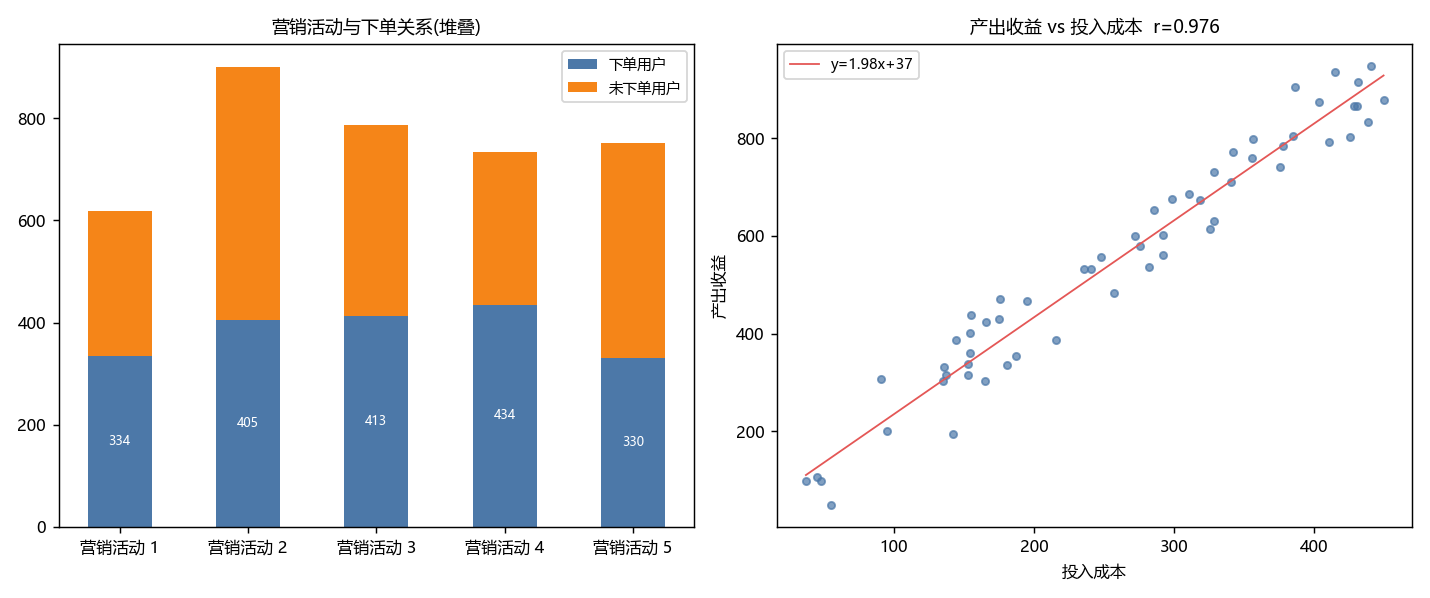

Generate this figure with Python:
"""第2章 关系分析 -> Python
原素材: 2、引申方法/data-有答案/5关系分析-参考.xlsx (分类变量×下单 + 营销活动数值 + 产出收益vs投入成本)
内涵: 关系分析探究变量间关联——分类变量间用堆叠条形/列联, 连续变量间用散点+相关系数,
      分类×连续用分组对比。
"""
from pathlib import Path
import pandas as pd
import numpy as np
import matplotlib.pyplot as plt

plt.rcParams['font.sans-serif'] = ['Microsoft YaHei']
plt.rcParams['axes.unicode_minus'] = False
plt.rcParams['font.size'] = 9

ROOT = Path(__file__).resolve().parent.parent
F = ROOT / "CDA 教材资料2025" / "1《CDA 一级认证教材：商业数据分析》" / "第2章 数据分析方法" / "2、由基础分析范式引申出的分析方法" / "data-有答案" / "5关系分析-参考.xlsx"
raw = pd.read_excel(F, sheet_name="关系图", header=None)

camp = []
for i in range(raw.shape[0]):
    v = str(raw.iloc[i, 1]).strip()
    if v.startswith("营销活动"):
        camp.append((v, float(raw.iloc[i, 2]), float(raw.iloc[i, 3])))
camp = pd.DataFrame(camp, columns=["营销活动", "下单用户", "未下单用户"])
y = pd.to_numeric(raw.iloc[:, 24], errors="coerce")
x = pd.to_numeric(raw.iloc[:, 25], errors="coerce")
cont = pd.concat([x.rename("投入成本"), y.rename("产出收益")], axis=1).dropna()

print("== 营销活动×下单(分类变量关系) ==")
print(camp.to_string(index=False))
r = cont["投入成本"].corr(cont["产出收益"])
print(f"\n产出收益 vs 投入成本 相关系数={r:.4f}")

fig, axes = plt.subplots(1, 2, figsize=(11, 4.6))
axes[0].bar(camp["营销活动"], camp["下单用户"], width=0.5, label="下单用户", color="#4C78A8")
axes[0].bar(camp["营销活动"], camp["未下单用户"], bottom=camp["下单用户"], width=0.5, label="未下单用户", color="#F58518")
axes[0].set_title("营销活动与下单关系(堆叠)", fontsize=10)
axes[0].legend(fontsize=8)
for i, row in camp.iterrows():
    axes[0].text(i, row["下单用户"] / 2, int(row["下单用户"]), ha='center', va='center', fontsize=7, color="white")

axes[1].scatter(cont["投入成本"], cont["产出收益"], s=16, color="#4C78A8", alpha=0.7)
b1, b0 = np.polyfit(cont["投入成本"], cont["产出收益"], 1)
xs = np.linspace(cont["投入成本"].min(), cont["投入成本"].max(), 50)
axes[1].plot(xs, b1 * xs + b0, color="#E45756", lw=1, label=f"y={b1:.2f}x+{b0:.0f}")
axes[1].set_title(f"产出收益 vs 投入成本  r={r:.3f}", fontsize=10)
axes[1].set_xlabel("投入成本"); axes[1].set_ylabel("产出收益")
axes[1].legend(fontsize=8)
plt.tight_layout()
out = Path(__file__).resolve().parent / "第02章_关系分析.png"
plt.savefig(out, dpi=130)
print(f"\n图已保存: {out.name}")
